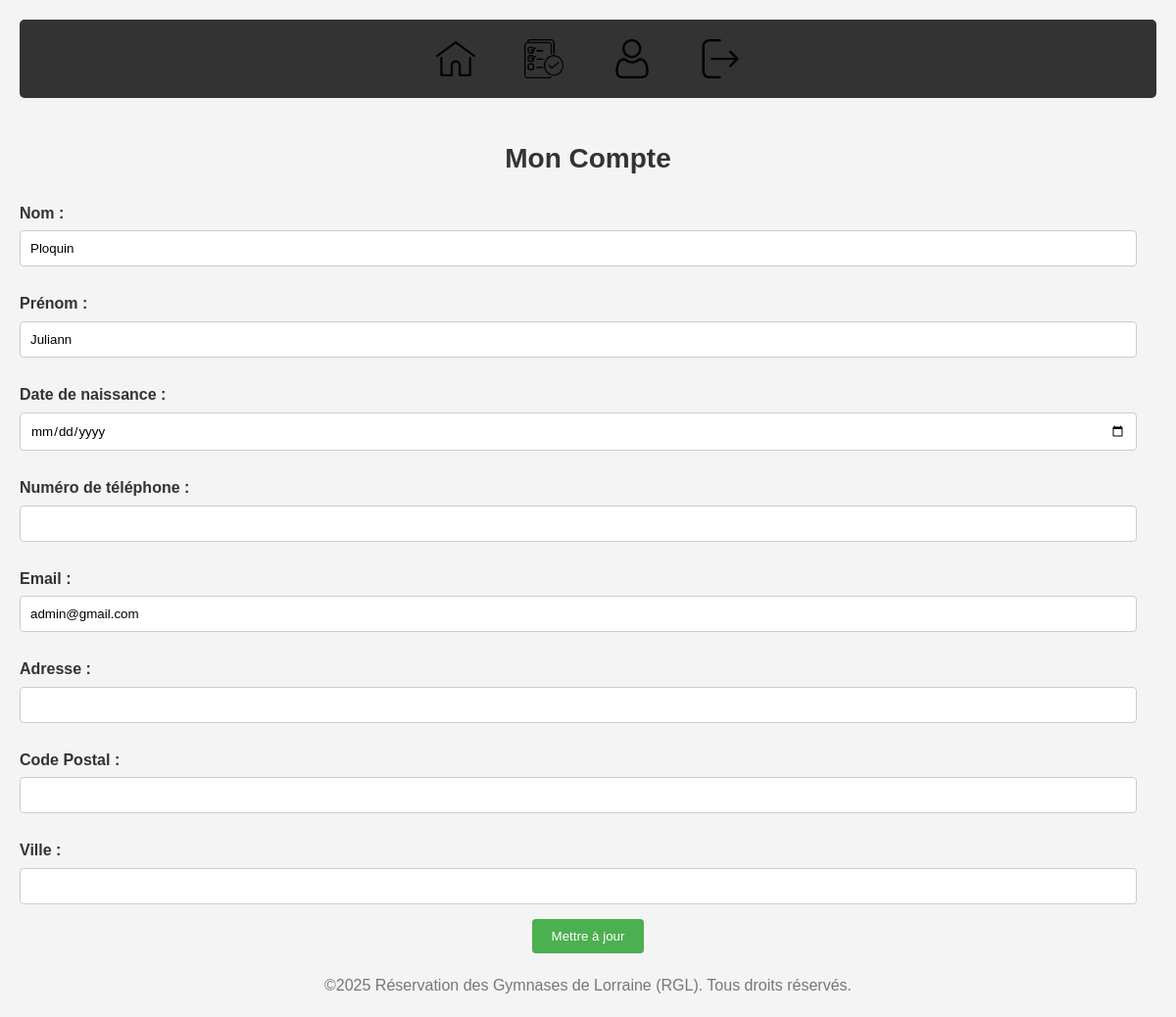
Screenshot of /Controleur/Caccount.php (signed in) with the database file from the repository.
### tables this page shows
CREATE TABLE `utilisateur` (
  `Id_Utilisateur` int(11) NOT NULL AUTO_INCREMENT,
  `Nom` varchar(50) DEFAULT NULL,
  `Prenom` varchar(50) DEFAULT NULL,
  `Date_de_naissance` date DEFAULT NULL,
  `Numero_de_telephone` int(11) DEFAULT NULL,
  `Email` varchar(50) DEFAULT NULL,
  `Mot_de_passe` varchar(500) DEFAULT NULL,
  `Adresse` varchar(255) DEFAULT NULL,
  `isClient` tinyint(1) DEFAULT 0,
  `isAdmin` tinyint(1) DEFAULT 0,
  `Zip` int(11) DEFAULT NULL,
  `Ville` varchar(20) DEFAULT NULL,
  PRIMARY KEY (`Id_Utilisateur`),
  UNIQUE KEY `Email` (`Email`)
);

### Controleur/Caccount.php (called while the page is built, shortened)
<?php
require_once '../Model/cUtilisateur.php';
$connect = new cUtilisateur();
 $userData = $connect->account();
require_once '../Vue/Vaccount.php';
?>

### Model/cUtilisateur.php (called while the page is built, shortened)
<?php
require_once '../Model/cbdd.php';
class cUtilisateur
{
    private int $userid = 0;
    public function GetUserId()
    {
        return $this->userid;
    }
    public function SetUserId($userid)
    {
        $this->userid = $userid;
    }
    public function __construct()
    {
        if($this->isAuthenticated()){
            $result = cbdd::SelectUser($this);
            if ($result && $result->num_rows > 0) {
                $row = $result->fetch_assoc();
            }
        }
    }
    public function isAuthenticated()
    {
        return isset($_SESSION['user_id']);
    }
     public function account() {
        $query = cbdd::SelectAccount($this);
        $result = $query;
        $userData = $result->fetch_assoc();
        return $userData;
    }
}

### Model/cbdd.php (called while the page is built, shortened)
<?php
class cbdd
{
private static string $servername = "localhost";
private static string $username = "root";
private static string $password = "root";
private static string $dbname = "rgl";
 public static $conn;
     public static function init()
    {
        SELF ::$conn = new mysqli(SELF ::$servername , self::$username, self::$password, self:: $dbname);
    }
    public static function SelectUser($cUtilisateur)
    {
        $sql = "SELECT isClient, isAdmin FROM utilisateur WHERE Id_Utilisateur = ?";
        $stmt = self::$conn->prepare($sql);
        $userId = $cUtilisateur->GetUserId();
        $stmt->bind_param("i", $userId);
        $stmt->execute();
        $result = $stmt->get_result();
        return $result;
    }
    public static function SelectAccount($cUtilisateur)
    {
        $sql = "SELECT Nom, Prenom, Date_de_naissance, Numero_de_telephone, Email, Adresse, Zip, Ville FROM utilisateur WHERE Id_Utilisateur = ?";
        $stmt = self::$conn->prepare($sql);
        $userId = $cUtilisateur->GetUserId();
        $stmt->bind_param("i", $userId);
        $stmt->execute();
        $result = $stmt->get_result();
        return $result;
    }
}
?>

### Vue/Vaccount.php (the view, shortened to what this page needs)
<?php
require '../Controleur/Caccount.php';
?>
<!DOCTYPE html>
<html lang="fr">
<head>
    <link rel="stylesheet" href="../css/style.css">
    <link rel="stylesheet" href="https://unpkg.com/leaflet@1.9.3/dist/leaflet.css" />
</head>
<body>
    <?php require_once '../Vue/menu.php'; ?>
    <div class="account-container">
        <h2>Mon Compte</h2>
        <form method="POST" action="../Controleur/Caccount.php">
            <label for="nom">Nom :</label>
            <input
                type="text"
                id="nom"
                name="nom"
                value="<?= htmlspecialchars($userData['Nom'] ?? '') ?>"
                required
                pattern="[A-Za-zÀ-ÿ\s'’\-]{2,50}"
                title="2 à 50 caractères : lettres (accents autorisés), espaces, apostrophes, tirets."
            >
            <label for="prenom">Prénom :</label>
            <input
                type="text"
                id="prenom"
                name="prenom"
                value="<?= htmlspecialchars($userData['Prenom'] ?? '') ?>"
                required
                pattern="[A-Za-zÀ-ÿ\s'’\-]{2,50}"
                title="2 à 50 caractères : lettres (accents autorisés), espaces, apostrophes, tirets."
            >
            <label for="date_naissance">Date de naissance :</label>
            <input
                type="date"
                id="date_naissance"
                name="date_naissance"
                value="<?= htmlspecialchars($userData['Date_de_naissance'] ?? '') ?>"
            >
            <label for="telephone">Numéro de téléphone :</label>
            <input
                type="tel"
                id="telephone"
                name="telephone"
                value="<?= htmlspecialchars($userData['Numero_de_telephone'] ?? '') ?>"
                pattern="^\+?[0-9]{10,14}$"
                title="10 à 14 chiffres (optionnellement précédés d’un +)."
            >
            <label for="email">Email :</label>
            <input
                type="email"
                id="email"
                name="email"
                value="<?= htmlspecialchars($userData['Email'] ?? '') ?>"
                required
            >
            <label for="adresse">Adresse :</label>
            <input
                type="text"
                id="adresse"
                name="adresse"
                value="<?= htmlspecialchars($userData['Adresse'] ?? '') ?>"
                required
                pattern="[^<>]{5,100}"
                title="5 à 100 caractères, sans chevrons < ni >."
            >
            <label for="zip">Code Postal :</label>
            <input
                type="text"
                id="zip"
                name="zip"
                value="<?= htmlspecialchars($userData['Zip'] ?? '') ?>"
                required
                pattern="[0-9]{4,5}"
                title="4 ou 5 chiffres."
            >
            <label for="ville">Ville :</label>
            <input
                type="text"
                id="ville"
                name="ville"
                value="<?= htmlspecialchars($userData['Ville'] ?? '') ?>"
                required
                pattern="[A-Za-zÀ-ÿ\s'’\-]{2,50}"
                title="2 à 50 caractères : lettres (accents autorisés), espaces, tirets, apostrophes."
            >
            <input type="submit" value="Mettre à jour">
        </form>
    </div>
    <?php require_once '../Vue/footer.php'; ?>
</body>
</html>

### css/style.css (style rules this page uses)
* { margin: 0; padding: 0; box-sizing: border-box; font-family: Arial, sans-serif; }
body { background-color: #f4f4f4; color: #333; font-size: 16px; line-height: 1.6; padding: 20px; }
h2 { color: #333; margin-top: 40px; margin-bottom: 20px; font-size: 28px; }
form { margin-bottom: 20px; }
form input[type="text"], form input[type="email"], form input[type="password"], form input[type="date"], form input[type="number"], form textarea, form select { width: 100%; padding: 10px; margin: 10px 0; border: 1px solid #ddd; border-radius: 3px; }
form input[type="submit"] { background: #333; color: #fff; border: none; padding: 10px 20px; border-radius: 5px; cursor: pointer; transition: background 0.3s; }
.account-container h2 { text-align: center; color: #333; }
.account-container label { font-weight: bold; margin-top: 10px; display: block; }
.account-container input[type="text"], .account-container input[type="email"], .account-container input[type="tel"], .account-container input[type="date"] { width: calc(100% - 20px); padding: 10px; margin-top: 5px; margin-bottom: 15px; border: 1px solid #ccc; border-radius: 4px; }
.account-container input[type="submit"] { background-color: #4CAF50; color: white; padding: 10px 20px; border: none; border-radius: 4px; cursor: pointer; display: block; margin: 0 auto; }

### rows the page displays
utilisateur: nom "Ploquin", prenom "Juliann", email "admin@gmail.com"
